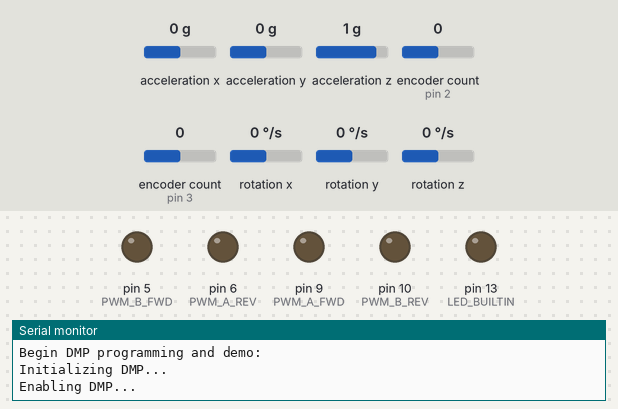
Simulated run of this sketch. Board: Arduino Uno, built with avr-gcc and run on an emulated ATmega328P. On the bench: output pins drawn as LEDs (lit = HIGH), the last lines printed to the serial monitor. Dashed ring = blinking. The test bench sets the inputs (shaded band); at power-on: acceleration x 0 g, acceleration z 1 g, acceleration y 0 g, encoder count (sensors on pin 2, pin 3) 0, rotation x 0 °/s, rotation y 0 °/s, rotation z 0 °/s.

Above: at 0.6 s.
3.6 s: acceleration x set to -0.2 g
6.6 s: acceleration z set to 0 g
At 6.84 s:
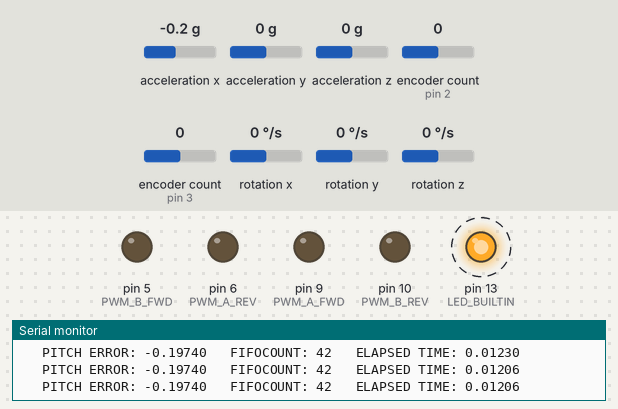
9.6 s: acceleration y set to -1.4 g
At 10.8 s:
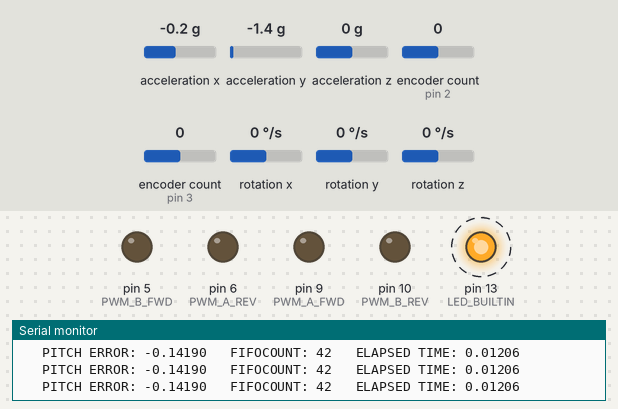
Timing chart, 0 to 18.6 s (numbered marks = the images above; inputs shaded):
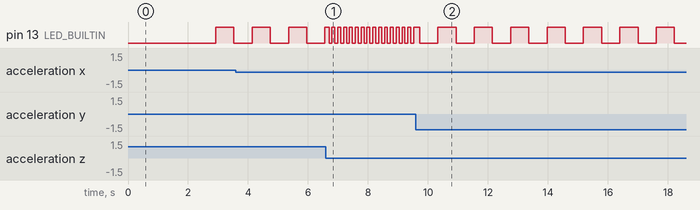

The sketch:

old_2.ino
```cpp
#include "I2Cdev.h"

#define MPU6050_DMP_FIFO_RATE_DIVISOR 0x01
#include "MPU6050_6Axis_MotionApps20.h"
//#include "MPU6050.h" // not necessary if using MotionApps include file

#include "Wire.h"

#include "Encoder.h"

// class default I2C address is 0x68
// specific I2C addresses may be passed as a parameter here
// AD0 low = 0x68 (default for SparkFun breakout and InvenSense evaluation board)
// AD0 high = 0x69
MPU6050 mpu(0x68);

bool blinkState = false;

// MPU control/status vars
bool dmpReady = false; // set true if DMP init was successful
bool mpu_status = false;
uint8_t devStatus;		// return status after each device operation (0 = success, !0 = error)
uint16_t packetSize;	// expected DMP packet size (default is 42 bytes)
uint8_t fifoBuffer[64]; // FIFO storage buffer

// orientation/motion vars
Quaternion q;		 // [w, x, y, z]         quaternion container
VectorFloat gravity; // [x, y, z]            gravity vector
float ypr[3];		 // [yaw, pitch, roll]   yaw/pitch/roll container and gravity vector
#define MPU_CHECK_LEN 200
bool mpu_check[MPU_CHECK_LEN];
int sum;

#define PWM_A_FWD 9
#define PWM_A_REV 6

#define PWM_B_FWD 5
#define PWM_B_REV 10

#define ENC_A_PIN_A 2 // Interrupt pin
#define ENC_A_PIN_B 7

#define ENC_B_PIN_A 3 // Interrupt pin
#define ENC_B_PIN_B 8

#define ENC_STEPS_REV 900

Encoder encoder_A(ENC_A_PIN_A, ENC_A_PIN_B);
Encoder encoder_B(ENC_B_PIN_A, ENC_B_PIN_B);

float time_delta, cur_us, prev_us;
int loop_count;

float pitch, pitch_error, last_pitch_error;

void setup()
{
	Wire.begin();
	Wire.setClock(400000); // 400kHz I2C clock. Comment this line if having compilation difficulties

	Serial.begin(115200);

	// initialize device
	Serial.println(F("Initializing I2C devices..."));
	mpu.initialize();

	// verify connection
	Serial.println(F("Testing device connections..."));
	Serial.println(mpu.testConnection() ? F("MPU6050 connection successful") : F("MPU6050 connection failed"));

	// wait for ready
	Serial.println(F("\nBegin DMP programming and demo: "));

	// load and configure the DMP
	Serial.println(F("Initializing DMP..."));
	devStatus = mpu.dmpInitialize();

	mpu.setXGyroOffset(220);
	mpu.setYGyroOffset(76);
	mpu.setZGyroOffset(-85);
	mpu.setZAccelOffset(1788); // 1688 factory default for my test chip

	// make sure it worked (returns 0 if so)
	if (devStatus == 0)
	{
		Serial.println(F("Enabling DMP..."));
		mpu.setDMPEnabled(true);

		packetSize = mpu.dmpGetFIFOPacketSize();
	}
	else
	{
		// ERROR!
		// 1 = initial memory load failed
		// 2 = DMP configuration updates failed
		// (if it's going to break, usually the code will be 1)
		Serial.print(F("DMP Initialization failed (code "));
		Serial.print(devStatus);
		Serial.println(F(")"));
	}

	pinMode(PWM_A_FWD, OUTPUT);
	pinMode(PWM_B_FWD, OUTPUT);
	pinMode(PWM_A_REV, OUTPUT);
	pinMode(PWM_B_REV, OUTPUT);

	pinMode(LED_BUILTIN, OUTPUT);

	while (mpu_status == false)
	{
		if (mpu.getFIFOCount() >= packetSize)
		{
			prev_us = cur_us;
			cur_us = micros();
			time_delta = cur_us - prev_us;

			mpu.getFIFOBytes(fifoBuffer, packetSize);
			mpu.dmpGetQuaternion(&q, fifoBuffer);
			mpu.dmpGetGravity(&gravity, &q);
			mpu.dmpGetYawPitchRoll(ypr, &q, &gravity);
			pitch = ypr[1];
			// Serial.print(" PITCH: ");
			// Serial.println(pitch);

			if (pitch >= -0.04 && pitch <= 0.04)
			{
				mpu_check[loop_count] = 1;
			}
			else
			{
				mpu_check[loop_count] = 0;
			}

			if (loop_count >= MPU_CHECK_LEN)
			{
				for (int i = 0; i < MPU_CHECK_LEN; i++)
				{
					sum += mpu_check[i];
				}

				Serial.println(sum);

				if (sum >= MPU_CHECK_LEN)
				{
					mpu_status = true;
				}

				sum = 0;
				loop_count = 0;
			}

			loop_count += 1;
		}
	}
	loop_count = 0;
}

float pitch_p_gain, pitch_i_gain, pitch_d_gain;
float pitch_kp = 0, pitch_ki = 0, pitch_kd = 0;
float pitch_setpoint = 0;
float pitch_output;

long pos_A, pos_B, pos_error, last_pos_error;
float pos_p_gain, pos_i_gain, pos_d_gain;
float pos_kp = 0, pos_ki = 0, pos_kd = 0;
float pos_setpoint = 0;
float pos_output, pos_output_A, pos_output_B;

float tot_pos_avg, tot_pos_error, last_tot_pos_error;
float tot_pos_kp = 0, tot_pos_ki = 0, tot_pos_kd = 0;
float tot_pos_p_gain, tot_pos_i_gain, tot_pos_d_gain;
float tot_pos_setpoint = 0;
float tot_pos_output = 0;

float output_A, output_B;
float pwm_A_fwd, pwm_A_rev, pwm_B_fwd, pwm_B_rev;

// THIS THING IS LIKE FREAKING OUT RIGHT NOW...NEED TO DEBUG.

void loop()
{
	if (mpu.getFIFOCount() >= packetSize)
	{
		prev_us = cur_us;
		cur_us = micros();
		time_delta = (cur_us - prev_us) / 1000000;

		mpu.getFIFOBytes(fifoBuffer, packetSize);
		mpu.dmpGetQuaternion(&q, fifoBuffer);
		mpu.dmpGetGravity(&gravity, &q);
		mpu.dmpGetYawPitchRoll(ypr, &q, &gravity);

		pos_A = encoder_A.read();
		pos_B = -encoder_B.read();

		pos_error = (pos_A - pos_B) - pos_setpoint;
		pos_p_gain = pos_kp * pos_error;
		pos_i_gain += pos_ki * pos_error * time_delta;
		pos_d_gain = pos_kd * (pos_error - last_pos_error) / time_delta;
		pos_output = pos_p_gain + pos_i_gain + pos_d_gain;
		pos_output_A = pos_output / 2;
		pos_output_B = -pos_output / 2;

		tot_pos_avg = pos_A;
		tot_pos_error = tot_pos_avg - tot_pos_setpoint;
		tot_pos_p_gain = tot_pos_kp * tot_pos_error;
		tot_pos_i_gain += tot_pos_ki * tot_pos_error * time_delta;
		tot_pos_d_gain = tot_pos_kd * (tot_pos_error - last_tot_pos_error) / time_delta;
		tot_pos_output = tot_pos_p_gain + tot_pos_i_gain + tot_pos_d_gain;

		pitch = ypr[1];
		mpu.resetFIFO();

		pitch_error = pitch - pitch_setpoint;

		pitch_p_gain = pitch_kp * pitch_error;
		pitch_i_gain += pitch_ki * pitch_error * time_delta;
		pitch_d_gain = pitch_kd * (pitch_error - last_pitch_error) / time_delta;
		pitch_output = pitch_p_gain + pitch_i_gain + pitch_d_gain;

		output_A = pitch_output + pos_output_A + tot_pos_output;
		output_B = pitch_output + pos_output_B + tot_pos_output;

		if (pitch > 0.5 || pitch < -0.5)
		{
			analogWrite(PWM_A_FWD, 0);
			analogWrite(PWM_B_FWD, 0);
			analogWrite(PWM_A_REV, 0);
			analogWrite(PWM_B_REV, 0);
			loop_count += 5;
		}
		else
		{
			if (output_A > 0)
			{
				if (output_A >= 255)
				{
					output_A = 255;
				}
				pwm_A_fwd = output_A;
				pwm_A_rev = 0;
			}
			else if (output_A < 0)
			{
				if (output_A <= -255)
				{
					output_A = -255;
				}
				pwm_A_fwd = 0;
				pwm_A_rev = abs(output_A);
			}

			if (output_B > 0)
			{
				if (output_B >= 255)
				{
					output_B = 255;
				}
				pwm_B_fwd = output_B;
				pwm_B_rev = 0;
			}
			else if (output_B < 0)
			{
				if (output_B <= -255)
				{
					output_B = -255;
				}
				pwm_B_fwd = 0;
				pwm_B_rev = abs(output_B);
			}

			analogWrite(PWM_A_FWD, pwm_A_fwd);
			analogWrite(PWM_A_REV, pwm_A_rev);
			analogWrite(PWM_B_FWD, pwm_B_fwd);
			analogWrite(PWM_B_REV, pwm_B_rev);

			Serial.print("   PITCH ERROR: ");
			Serial.print(pitch_error, 5);
			Serial.print("   FIFOCOUNT: ");
			Serial.print(mpu.getFIFOCount());
			// Serial.print("   PITCH OUTPUT: ");
			// Serial.print(pitch_output);
			Serial.print("   ELAPSED TIME: ");
			Serial.println(time_delta, 5);

			last_pitch_error = pitch_error;
			last_pos_error = pos_error;
			last_tot_pos_error = tot_pos_error;
			prev_us = cur_us;

			loop_count += 1;
		}

		if (loop_count >= 50)
		{
			blinkState = !blinkState;
			digitalWrite(LED_BUILTIN, blinkState);
			loop_count = 0;
		}
	}
}
```

Measured:
- after the input at 6.6 s, pin 13 (LED_BUILTIN): alternates HIGH for 0.10 s and LOW for 0.10 s, starting after 0.10 s
- after the input at 9.6 s, pin 13 (LED_BUILTIN): alternates HIGH for 0.61 s and LOW for 0.61 s, starting after 0.12 s
- by itself, pin 13 (LED_BUILTIN): alternates HIGH for 0.61 s and LOW for 0.61 s
